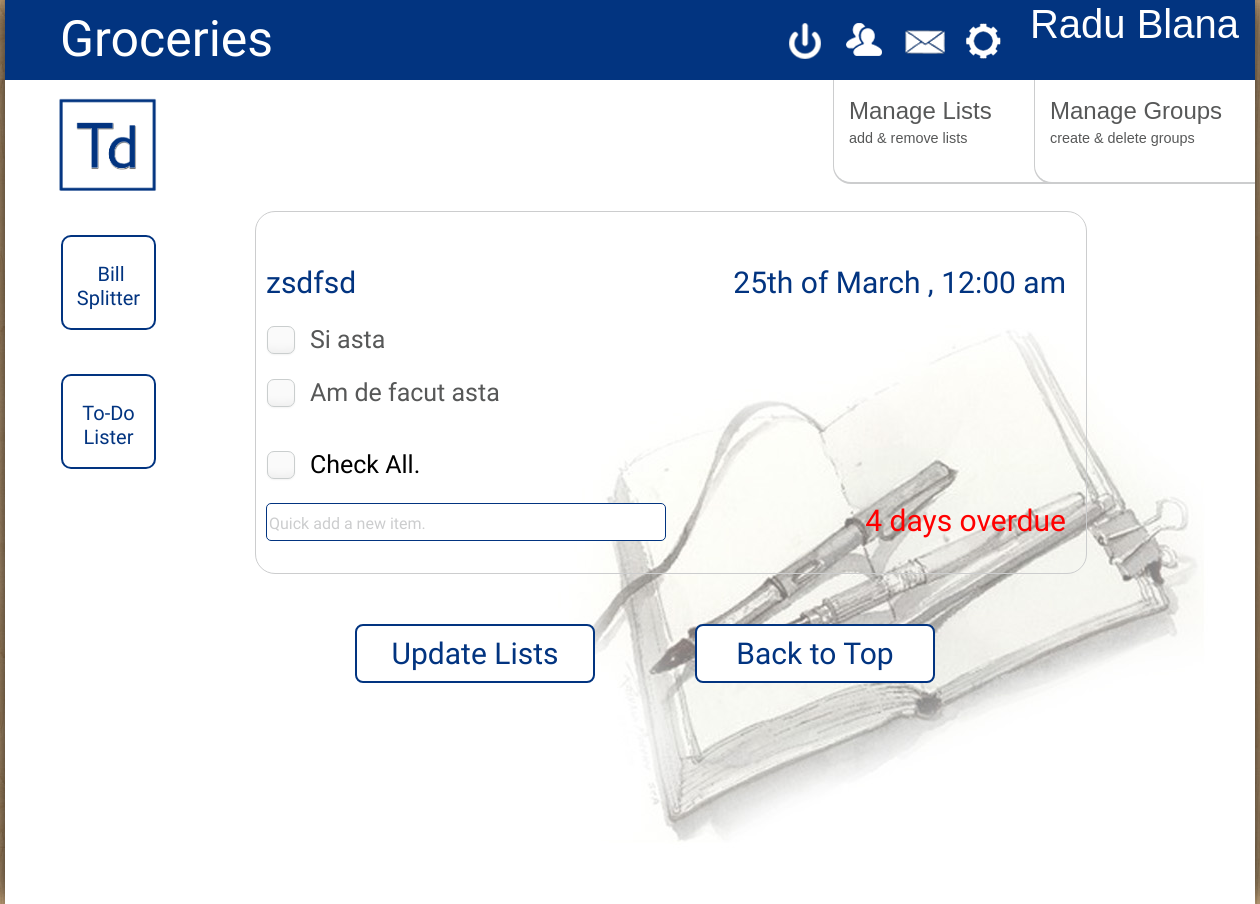
The page /lists.php?category=Groceries (signed in) on the database its author committed.
### tables this page shows
CREATE TABLE LISTS(userid INTEGER(6), listid INTEGER(6), listname varchar(30), category varchar(25), status varchar(15), duedate varchar(20));

CREATE TABLE LISTITEMS(itemcontent text, userid INTEGER(6), listid INTEGER(6), completed boolean);

### dbconn.php (called while the page is built, shortened)
<?php
class Database {
	private $database;
	function __construct() {
		$this->database = $this->getConnection();
	}
	function prepare($query) {
		return $this->database->prepare($query);
	}
	private function getConnection() {
		$conn = new SQLite3('todo.db');
		return $conn;
	}
}
?>

### list_displayer_manager.php (the view, shortened to what this page needs)
<?php
function getLists($category){
$db = new Database();
$temp1 = $db->prepare("select * from listitems inner join lists on listitems.listid=lists.listid WHERE
				(lists.userid=:userid AND listitems.userid=:userid AND lists.category='$category' AND listitems.completed=0) ORDER BY duedate,listname");
$temp1->bindValue(':userid',$_SESSION['id'], SQLITE3_INTEGER);
$listids=$temp1->execute();
$form="";
$temp_listid='';
$formname=0;
while(($listrow = $listids->fetchArray()))
{
	if($temp_listid != $listrow['listid'])
	{
		$form .="<form action='submitlists.php'  method='post'
			class='checkbox-form' style='padding-top:53px;' name='$formname'><div class = 'list-title'>"
		.$listrow['listname']."<span style='float:right;'>";
		$listcontent="";
		$finalduedate = $listrow['duedate'] ;
		$date = new DateTime($finalduedate);
		$finalduedate=$date->format('dS') . " of " . $date->format('F , h:00 a');
		$todate = date('m/d/Y h:i:s ', time());
		$dt = new DateTime($todate);
		$interval = date_diff($dt,$date)->format('%R%a');
		$days = intval($interval);
		if($interval=='-0') $interval = 'due Today';
		elseif($days<0)
			if($days==-1)
				$interval = abs($days).' day overdue';
			else  $interval = abs($days).' days overdue';
		elseif($days==1)
				$interval = abs($days).' day left';
		elseif($days==0)
			$interval = 'due Today';
		else
			$interval =abs($days).' days left';
		if($days<3) $interval = '<span style="color:red;">' . $interval . '</span>';
		$listcontent .="<input type='checkbox' class='regular-checkbox' name='checkeditems[]' value='"
				.$listrow['itemcontent'].
				"' > <span class='checkbox-item'>" .$listrow['itemcontent'] ." </span> <br><br>";
		$temp_listid = $listrow['listid'];
		$formname++;
	}
	else
	{
		$listcontent .="<input type='checkbox' class='regular-checkbox' name='checkeditems[]' value='"
				.$listrow['itemcontent'].
				"' > <span class='checkbox-item'>" .$listrow['itemcontent'] ." </span> <br><br>";
	}
}
$formname--;
if($form=="")
	$form ="<br><br><br><div class = 'list-title' style='padding-left:250px; height:1000px;'> You have no lists added.<br><br> Click Manage Lists for further instructions</div>";
else
	$form .=$finalduedate . "</span></div>" .$listcontent . "<br> <input type='checkbox' name='all' onclick='checkAll(this,&#39;$formname&#39;)' class='regular-checkbox'>
	<span class='checkbox-item' style='color:black;'> Check All. </span> <br> <br>
	<textarea class='freshitem' name='".$temp_listid."d!nj#$&hds".$_SESSION['id']."d!nj#$&hds".$category."' rows='1' cols='100' style='margin:0px;' >Quick add a new item.</textarea>
	<div class = 'list-title' style='float:right;'>".$interval."</div></form>
	<div style='clear:both; height:20px;'></div>
	<div style='margin-left:350px;'>
			<div id='shy' style='margin-ldeft:10px;' onclick='submitAll(&#39;".$category."&#39;)'>Update Lists
	</div>
		<div id='shy' onclick='backToTop()' style='margin-left:100px;'>
			Back to Top
		</div>
	<div style='clear:both; height:1px;'></div>
		";
return $form;
}
?>

### index.css (style rules this page uses)
body { background-image:url('wood-floor.jpg'); margin-top:0px; padding-top:0px; margin-bottom:0px; padding-bottom:0px; margin-left:0px; padding-left:0px; margin-right:0px; padding-right:0px; background-color:#F8F8F8; font-family:"Varela Round"; }
#shy { margin: 30px 0px 0px 0px; float:left; width:240px; text-align:center; color:#023480; font-family:"Varela Round"; font-size:30px; padding:10px; background-color:white; border-color:#023480; border-radius:8px; border:2px; border-style:solid; -webkit-transition: background-color 0.1s linear; -webkit-box-sizing: border-box; -moz-box-sizing: border-box; box-sizing: border-box; }
input { width : 150px; margin: 1px; border-radius: 5px; border:1px; border-color:#023480; border-style:solid; padding-top:5px; border-color:#023480; -webkit-box-sizing: border-box; -moz-box-sizing: border-box; box-sizing: border-box; }
.checkbox-form { padding-bottom: 20px; padding:10px; width: 800px; border-color: #cccdce; border-width: 1px; border: 1px #cccdce solid; border-radius: 20px; margin: 20px 0px 0px 250px; float: left; padding-right: 20px; -webkit-transition: all 0.3s, width 0.3s; }
.regular-checkbox { -webkit-appearance: none; background-color: #fafafa; border: 1px solid #cacece; width:2px; height:2px; box-shadow: 0 1px 2px rgba(0,0,0,0.05), inset 0px -15px 10px -12px rgba(0,0,0,0.05); padding: 13px; border-radius: 7px; display: inline-block; position: relative; }
.checkbox-item { padding-left:10px; padding-bottom:10px; vertical-align:top; font-size: 25px; color:#575858; width:400px; }
.list-title { font-size:30px; padding-bottom:25px; color:#023480; }
.freshitem { margin-left:250px; width:400px; resize:none; height:38px; color:#cccdce; font-family:"Varela Round"; font-size:16px; float:left; border-radius: 5px; border:1px solid #023480; padding-top:10px; -webkit-box-sizing: border-box; -moz-box-sizing: border-box; box-sizing: border-box; }

### rows shown on the page
lists: listname "zsdfsd", duedate "25th of March , 12:00 am", listid "Quick add a new item.", duedate "4 days overdue"
listitems: itemcontent "Si asta"
listitems: itemcontent "Am de facut asta"

### other values the page prints
$_SESSION['fullname'] "Radu Blana"
$title "Groceries"
